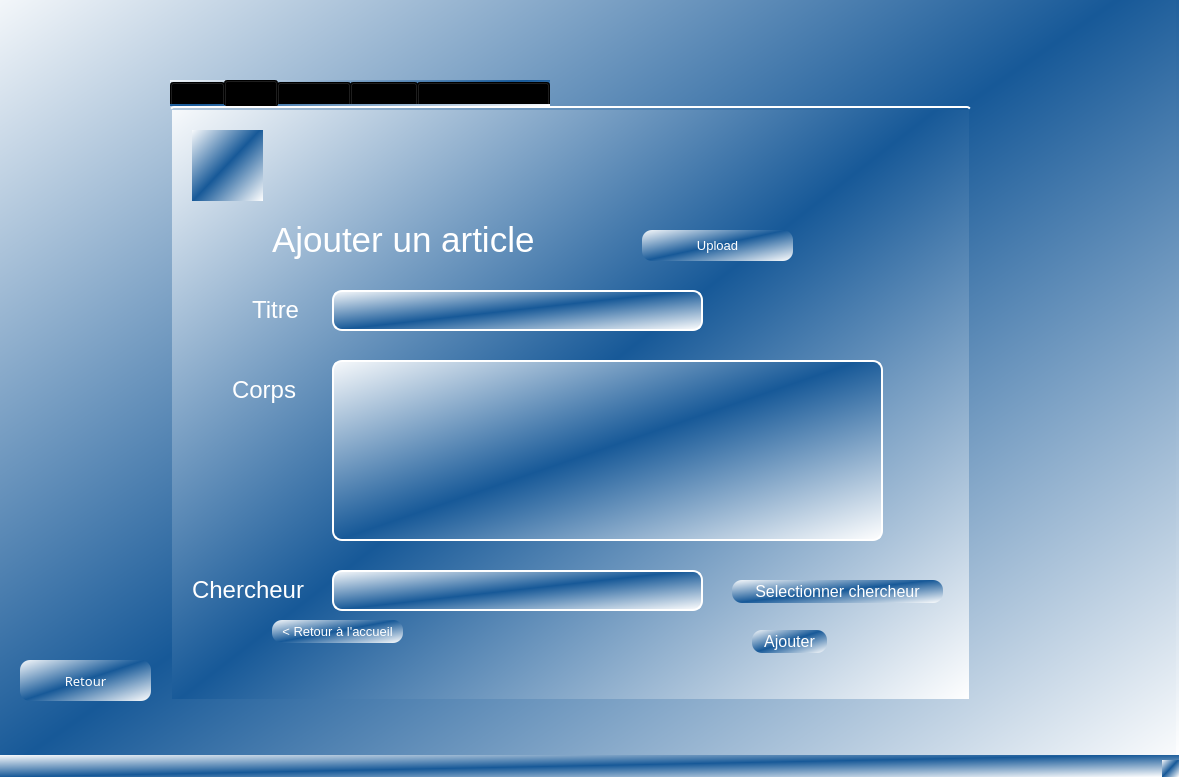
<?xml version="1.0" encoding="UTF-8"?>
<ui version="4.0">
 <class>article1</class>
 <widget class="QMainWindow" name="article1">
  <property name="geometry">
   <rect>
    <x>0</x>
    <y>0</y>
    <width>1179</width>
    <height>777</height>
   </rect>
  </property>
  <property name="windowTitle">
   <string>MainWindow</string>
  </property>
  <property name="styleSheet">
   <string notr="true">background-color: qlineargradient(spread:reflect, x1:0.478, y1:0.505682, x2:1, y2:1, stop:0 rgba(23, 89, 152, 255), stop:1 rgba(255, 255, 255, 255));</string>
  </property>
  <widget class="QWidget" name="centralwidget">
   <widget class="QTabWidget" name="tabWidget">
    <property name="geometry">
     <rect>
      <x>170</x>
      <y>80</y>
      <width>801</width>
      <height>621</height>
     </rect>
    </property>
    <property name="styleSheet">
     <string notr="true">QTabWidget::pane { /* The tab widget frame */
    border-top: 2px solid #C2C7CB;
   border-color:white;
border-top-left-radius: 4px;
    border-top-right-radius: 4px;
    min-width: 8ex;
padding: 2px;
    top: -0.5em;
}
QTabBar::tab:selected, QTabBar::tab:hover {
    background: qlineargradient(x1: 0, y1: 0, x2: 0, y2: 1,
                                stop: 0 #fafafa, stop: 0.4 #f4f4f4,
                                stop: 0.5 #e7e7e7, stop: 1.0 #fafafa);
}</string>
    </property>
    <property name="currentIndex">
     <number>1</number>
    </property>
    <widget class="QWidget" name="tab_5">
     <attribute name="title">
      <string>Menu</string>
     </attribute>
     <widget class="QPushButton" name="retourMenu_5">
      <property name="geometry">
       <rect>
        <x>280</x>
        <y>220</y>
        <width>241</width>
        <height>51</height>
       </rect>
      </property>
      <property name="font">
       <font>
        <pointsize>18</pointsize>
       </font>
      </property>
      <property name="styleSheet">
       <string notr="true">*{color:white;
     border-radius: 10px;}
QPushButton:hover { 
background-color: #81a6ce; }</string>
      </property>
      <property name="text">
       <string>Ajouter un article</string>
      </property>
     </widget>
     <widget class="QPushButton" name="retourMenu_6">
      <property name="geometry">
       <rect>
        <x>270</x>
        <y>300</y>
        <width>271</width>
        <height>51</height>
       </rect>
      </property>
      <property name="font">
       <font>
        <pointsize>18</pointsize>
       </font>
      </property>
      <property name="styleSheet">
       <string notr="true">*{color:white;
     border-radius: 10px;}
QPushButton:hover { 
background-color: #81a6ce; }</string>
      </property>
      <property name="text">
       <string>Afficher les articles</string>
      </property>
     </widget>
     <widget class="QLabel" name="label_2">
      <property name="geometry">
       <rect>
        <x>20</x>
        <y>20</y>
        <width>71</width>
        <height>71</height>
       </rect>
      </property>
      <property name="text">
       <string/>
      </property>
      <property name="pixmap">
       <pixmap>logo.png</pixmap>
      </property>
      <property name="scaledContents">
       <bool>true</bool>
      </property>
     </widget>
    </widget>
    <widget class="QWidget" name="tab_2">
     <attribute name="title">
      <string>Ajout</string>
     </attribute>
     <widget class="QPushButton" name="ajouter">
      <property name="geometry">
       <rect>
        <x>580</x>
        <y>520</y>
        <width>75</width>
        <height>23</height>
       </rect>
      </property>
      <property name="font">
       <font>
        <pointsize>12</pointsize>
       </font>
      </property>
      <property name="styleSheet">
       <string notr="true">*{color:white;
     border-radius: 10px;}
QPushButton:hover { 
background-color: #81a6ce; }</string>
      </property>
      <property name="text">
       <string>Ajouter</string>
      </property>
     </widget>
     <widget class="QLabel" name="label_6">
      <property name="geometry">
       <rect>
        <x>100</x>
        <y>100</y>
        <width>541</width>
        <height>61</height>
       </rect>
      </property>
      <property name="styleSheet">
       <string notr="true">background-color: rgba(255, 255, 255, 0);
color: rgb(255, 255, 255);</string>
      </property>
      <property name="text">
       <string>&lt;html&gt;&lt;head/&gt;&lt;body&gt;&lt;p&gt;&lt;span style=&quot; font-size:26pt;&quot;&gt;Ajouter un article&lt;/span&gt;&lt;/p&gt;&lt;/body&gt;&lt;/html&gt;</string>
      </property>
     </widget>
     <widget class="QPushButton" name="retourMenu">
      <property name="geometry">
       <rect>
        <x>100</x>
        <y>510</y>
        <width>131</width>
        <height>23</height>
       </rect>
      </property>
      <property name="font">
       <font>
        <pointsize>10</pointsize>
       </font>
      </property>
      <property name="styleSheet">
       <string notr="true">*{color:white;
     border-radius: 10px;}
QPushButton:hover { 
background-color: #81a6ce; }</string>
      </property>
      <property name="text">
       <string>&lt; Retour à l'accueil</string>
      </property>
     </widget>
     <widget class="QLineEdit" name="TITRE">
      <property name="geometry">
       <rect>
        <x>160</x>
        <y>180</y>
        <width>371</width>
        <height>41</height>
       </rect>
      </property>
      <property name="font">
       <font>
        <pointsize>12</pointsize>
       </font>
      </property>
      <property name="styleSheet">
       <string notr="true">*{  border-style: outset;
     border-width: 2px;
     border-radius: 10px;
    min-width: 10em;
  border-color: white;
 }</string>
      </property>
     </widget>
     <widget class="QLineEdit" name="TEXTE">
      <property name="geometry">
       <rect>
        <x>160</x>
        <y>250</y>
        <width>551</width>
        <height>181</height>
       </rect>
      </property>
      <property name="font">
       <font>
        <pointsize>12</pointsize>
       </font>
      </property>
      <property name="styleSheet">
       <string notr="true">*{  border-style: outset;
     border-width: 2px;
     border-radius: 10px;
    min-width: 10em;
  border-color: white;
 }</string>
      </property>
     </widget>
     <widget class="QLabel" name="label_7">
      <property name="geometry">
       <rect>
        <x>80</x>
        <y>170</y>
        <width>71</width>
        <height>61</height>
       </rect>
      </property>
      <property name="styleSheet">
       <string notr="true">background-color: rgba(255, 255, 255, 0);
color: rgb(255, 255, 255);</string>
      </property>
      <property name="text">
       <string>&lt;html&gt;&lt;head/&gt;&lt;body&gt;&lt;p&gt;&lt;span style=&quot; font-size:18pt;&quot;&gt;Titre&lt;/span&gt;&lt;/p&gt;&lt;/body&gt;&lt;/html&gt;</string>
      </property>
     </widget>
     <widget class="QLabel" name="label_8">
      <property name="geometry">
       <rect>
        <x>60</x>
        <y>250</y>
        <width>81</width>
        <height>61</height>
       </rect>
      </property>
      <property name="styleSheet">
       <string notr="true">background-color: rgba(255, 255, 255, 0);
color: rgb(255, 255, 255);</string>
      </property>
      <property name="text">
       <string>&lt;html&gt;&lt;head/&gt;&lt;body&gt;&lt;p&gt;&lt;span style=&quot; font-size:18pt;&quot;&gt;Corps&lt;/span&gt;&lt;/p&gt;&lt;/body&gt;&lt;/html&gt;</string>
      </property>
     </widget>
     <widget class="QLineEdit" name="CHERCHEUR">
      <property name="geometry">
       <rect>
        <x>160</x>
        <y>460</y>
        <width>371</width>
        <height>41</height>
       </rect>
      </property>
      <property name="font">
       <font>
        <pointsize>12</pointsize>
       </font>
      </property>
      <property name="styleSheet">
       <string notr="true">*{  border-style: outset;
     border-width: 2px;
     border-radius: 10px;
    min-width: 10em;
  border-color: white;
 }</string>
      </property>
     </widget>
     <widget class="QLabel" name="label_14">
      <property name="geometry">
       <rect>
        <x>20</x>
        <y>450</y>
        <width>141</width>
        <height>61</height>
       </rect>
      </property>
      <property name="styleSheet">
       <string notr="true">background-color: rgba(255, 255, 255, 0);
color: rgb(255, 255, 255);</string>
      </property>
      <property name="text">
       <string>&lt;html&gt;&lt;head/&gt;&lt;body&gt;&lt;p&gt;&lt;span style=&quot; font-size:18pt;&quot;&gt;Chercheur&lt;/span&gt;&lt;/p&gt;&lt;/body&gt;&lt;/html&gt;</string>
      </property>
     </widget>
     <widget class="QPushButton" name="uploadbtn">
      <property name="geometry">
       <rect>
        <x>470</x>
        <y>120</y>
        <width>151</width>
        <height>31</height>
       </rect>
      </property>
      <property name="font">
       <font>
        <pointsize>10</pointsize>
       </font>
      </property>
      <property name="styleSheet">
       <string notr="true">*{color:white;
     border-radius: 10px;}
QPushButton:hover { 
background-color: #81a6ce; }</string>
      </property>
      <property name="text">
       <string>Upload</string>
      </property>
     </widget>
     <widget class="QLabel" name="label_3">
      <property name="geometry">
       <rect>
        <x>20</x>
        <y>20</y>
        <width>71</width>
        <height>71</height>
       </rect>
      </property>
      <property name="text">
       <string/>
      </property>
      <property name="pixmap">
       <pixmap>logo.png</pixmap>
      </property>
      <property name="scaledContents">
       <bool>true</bool>
      </property>
     </widget>
     <widget class="QPushButton" name="selectionnerChercheur">
      <property name="geometry">
       <rect>
        <x>560</x>
        <y>470</y>
        <width>211</width>
        <height>23</height>
       </rect>
      </property>
      <property name="font">
       <font>
        <pointsize>12</pointsize>
       </font>
      </property>
      <property name="styleSheet">
       <string notr="true">*{color:white;
     border-radius: 10px;}
QPushButton:hover { 
background-color: #81a6ce; }</string>
      </property>
      <property name="text">
       <string>Selectionner chercheur</string>
      </property>
     </widget>
    </widget>
    <widget class="QWidget" name="tab">
     <attribute name="title">
      <string>affichage</string>
     </attribute>
     <widget class="QLabel" name="label_15">
      <property name="geometry">
       <rect>
        <x>100</x>
        <y>40</y>
        <width>321</width>
        <height>71</height>
       </rect>
      </property>
      <property name="styleSheet">
       <string notr="true">background-color: rgba(255, 255, 255, 0);</string>
      </property>
      <property name="text">
       <string>&lt;html&gt;&lt;head/&gt;&lt;body&gt;&lt;p&gt;&lt;span style=&quot; font-size:26pt; color:#ffffff;&quot;&gt;Articles&lt;/span&gt;&lt;/p&gt;&lt;/body&gt;&lt;/html&gt;</string>
      </property>
     </widget>
     <widget class="QComboBox" name="bowTri">
      <property name="geometry">
       <rect>
        <x>570</x>
        <y>70</y>
        <width>164</width>
        <height>31</height>
       </rect>
      </property>
      <property name="font">
       <font>
        <pointsize>10</pointsize>
       </font>
      </property>
      <property name="styleSheet">
       <string notr="true">*{  border-style: outset;
color:white;
     border-width: 2px;
     border-radius: 10px;
    min-width: 10em;
  border-color:white;
 }</string>
      </property>
      <item>
       <property name="text">
        <string>Trier par..</string>
       </property>
      </item>
      <item>
       <property name="text">
        <string>Titre</string>
       </property>
      </item>
      <item>
       <property name="text">
        <string>Texte</string>
       </property>
      </item>
      <item>
       <property name="text">
        <string>Identifiant</string>
       </property>
      </item>
     </widget>
     <widget class="QScrollBar" name="verticalScrollBar">
      <property name="geometry">
       <rect>
        <x>770</x>
        <y>100</y>
        <width>16</width>
        <height>471</height>
       </rect>
      </property>
      <property name="orientation">
       <enum>Qt::Vertical</enum>
      </property>
     </widget>
     <widget class="QTableView" name="affichage">
      <property name="geometry">
       <rect>
        <x>90</x>
        <y>150</y>
        <width>451</width>
        <height>331</height>
       </rect>
      </property>
      <property name="sizePolicy">
       <sizepolicy hsizetype="Expanding" vsizetype="Expanding">
        <horstretch>10</horstretch>
        <verstretch>10</verstretch>
       </sizepolicy>
      </property>
      <property name="font">
       <font>
        <pointsize>14</pointsize>
       </font>
      </property>
     </widget>
     <widget class="QPushButton" name="retourMenu_2">
      <property name="geometry">
       <rect>
        <x>80</x>
        <y>530</y>
        <width>131</width>
        <height>23</height>
       </rect>
      </property>
      <property name="font">
       <font>
        <pointsize>10</pointsize>
       </font>
      </property>
      <property name="styleSheet">
       <string notr="true">*{color:white;
     border-radius: 10px;}
QPushButton:hover { 
background-color: #81a6ce; }</string>
      </property>
      <property name="text">
       <string>&lt; Retour à l'accueil</string>
      </property>
     </widget>
     <widget class="QPushButton" name="triAlpha">
      <property name="geometry">
       <rect>
        <x>560</x>
        <y>60</y>
        <width>201</width>
        <height>41</height>
       </rect>
      </property>
      <property name="font">
       <font>
        <pointsize>10</pointsize>
       </font>
      </property>
      <property name="styleSheet">
       <string notr="true">*{color:white;
     border-radius: 10px;}
QPushButton:hover { 
background-color: #81a6ce; }</string>
      </property>
      <property name="text">
       <string>Ordre alphabetique</string>
      </property>
     </widget>
     <widget class="QLabel" name="label_17">
      <property name="geometry">
       <rect>
        <x>600</x>
        <y>30</y>
        <width>91</width>
        <height>21</height>
       </rect>
      </property>
      <property name="font">
       <font>
        <pointsize>11</pointsize>
       </font>
      </property>
      <property name="styleSheet">
       <string notr="true">background-color: rgba(255, 255, 255, 0);</string>
      </property>
      <property name="text">
       <string>&lt;html&gt;&lt;head/&gt;&lt;body&gt;&lt;p&gt;&lt;span style=&quot; font-size:14pt; color:#ffffff;&quot;&gt;Trier par:&lt;/span&gt;&lt;/p&gt;&lt;/body&gt;&lt;/html&gt;</string>
      </property>
     </widget>
     <widget class="QPushButton" name="triAlphaDesc">
      <property name="geometry">
       <rect>
        <x>560</x>
        <y>110</y>
        <width>201</width>
        <height>41</height>
       </rect>
      </property>
      <property name="font">
       <font>
        <pointsize>10</pointsize>
       </font>
      </property>
      <property name="styleSheet">
       <string notr="true">*{color:white;
     border-radius: 10px;}
QPushButton:hover { 
background-color: #81a6ce; }</string>
      </property>
      <property name="text">
       <string>Ordre alphabetique descendant</string>
      </property>
     </widget>
     <widget class="QPushButton" name="triIdentifiant">
      <property name="geometry">
       <rect>
        <x>560</x>
        <y>160</y>
        <width>201</width>
        <height>41</height>
       </rect>
      </property>
      <property name="font">
       <font>
        <pointsize>10</pointsize>
       </font>
      </property>
      <property name="styleSheet">
       <string notr="true">*{color:white;
     border-radius: 10px;}
QPushButton:hover { 
background-color: #81a6ce; }</string>
      </property>
      <property name="text">
       <string>Date d'ajout</string>
      </property>
     </widget>
     <widget class="QPushButton" name="telecharger">
      <property name="geometry">
       <rect>
        <x>530</x>
        <y>520</y>
        <width>131</width>
        <height>23</height>
       </rect>
      </property>
      <property name="font">
       <font>
        <pointsize>10</pointsize>
       </font>
      </property>
      <property name="styleSheet">
       <string notr="true">*{color:white;
     border-radius: 10px;}
QPushButton:hover { 
background-color: #81a6ce; }</string>
      </property>
      <property name="text">
       <string>Telecharger</string>
      </property>
     </widget>
     <widget class="QLineEdit" name="RECHERCHER">
      <property name="geometry">
       <rect>
        <x>90</x>
        <y>100</y>
        <width>251</width>
        <height>41</height>
       </rect>
      </property>
      <property name="font">
       <font>
        <pointsize>12</pointsize>
       </font>
      </property>
      <property name="styleSheet">
       <string notr="true">*{  border-style: outset;
     border-width: 2px;
     border-radius: 10px;
    min-width: 10em;
  border-color: white;
 }</string>
      </property>
     </widget>
     <widget class="QPushButton" name="boutonRech">
      <property name="geometry">
       <rect>
        <x>350</x>
        <y>100</y>
        <width>151</width>
        <height>31</height>
       </rect>
      </property>
      <property name="font">
       <font>
        <pointsize>10</pointsize>
       </font>
      </property>
      <property name="styleSheet">
       <string notr="true">*{color:white;
     border-radius: 10px;}
QPushButton:hover { 
background-color: #81a6ce; }</string>
      </property>
      <property name="text">
       <string>Rechercher</string>
      </property>
     </widget>
     <widget class="QPushButton" name="statistiques">
      <property name="geometry">
       <rect>
        <x>580</x>
        <y>380</y>
        <width>151</width>
        <height>31</height>
       </rect>
      </property>
      <property name="font">
       <font>
        <pointsize>10</pointsize>
       </font>
      </property>
      <property name="styleSheet">
       <string notr="true">*{color:white;
     border-radius: 10px;}
QPushButton:hover { 
background-color: #81a6ce; }</string>
      </property>
      <property name="text">
       <string>Statistiques</string>
      </property>
     </widget>
     <widget class="QLabel" name="label_4">
      <property name="geometry">
       <rect>
        <x>10</x>
        <y>20</y>
        <width>71</width>
        <height>71</height>
       </rect>
      </property>
      <property name="text">
       <string/>
      </property>
      <property name="pixmap">
       <pixmap>logo.png</pixmap>
      </property>
      <property name="scaledContents">
       <bool>true</bool>
      </property>
     </widget>
    </widget>
    <widget class="QWidget" name="tab_4">
     <attribute name="title">
      <string>Modifier</string>
     </attribute>
     <widget class="QPushButton" name="modifbutton">
      <property name="geometry">
       <rect>
        <x>530</x>
        <y>430</y>
        <width>191</width>
        <height>23</height>
       </rect>
      </property>
      <property name="font">
       <font>
        <pointsize>10</pointsize>
       </font>
      </property>
      <property name="styleSheet">
       <string notr="true">*{color:white;
     border-radius: 10px;}
QPushButton:hover { 
background-color: #81a6ce; }</string>
      </property>
      <property name="text">
       <string>Enregistrer les changements</string>
      </property>
     </widget>
     <widget class="QScrollBar" name="verticalScrollBar_3">
      <property name="geometry">
       <rect>
        <x>760</x>
        <y>50</y>
        <width>20</width>
        <height>431</height>
       </rect>
      </property>
      <property name="orientation">
       <enum>Qt::Vertical</enum>
      </property>
     </widget>
     <widget class="QLineEdit" name="titremodif">
      <property name="geometry">
       <rect>
        <x>190</x>
        <y>60</y>
        <width>371</width>
        <height>41</height>
       </rect>
      </property>
      <property name="font">
       <font>
        <pointsize>12</pointsize>
       </font>
      </property>
      <property name="styleSheet">
       <string notr="true">*{  border-style: outset;
     border-width: 2px;
     border-radius: 10px;
    min-width: 10em;
  border-color: white;
 }</string>
      </property>
     </widget>
     <widget class="QLineEdit" name="textemodif">
      <property name="geometry">
       <rect>
        <x>190</x>
        <y>120</y>
        <width>371</width>
        <height>191</height>
       </rect>
      </property>
      <property name="font">
       <font>
        <pointsize>12</pointsize>
       </font>
      </property>
      <property name="styleSheet">
       <string notr="true">*{  border-style: outset;
     border-width: 2px;
     border-radius: 10px;
    min-width: 10em;
  border-color: white;
 }</string>
      </property>
     </widget>
     <widget class="QLineEdit" name="IDENTIFIANT">
      <property name="geometry">
       <rect>
        <x>190</x>
        <y>10</y>
        <width>371</width>
        <height>41</height>
       </rect>
      </property>
      <property name="font">
       <font>
        <pointsize>12</pointsize>
       </font>
      </property>
      <property name="styleSheet">
       <string notr="true">*{  border-style: outset;
     border-width: 2px;
     border-radius: 10px;
    min-width: 10em;
  border-color: white;
 }</string>
      </property>
     </widget>
     <widget class="QLabel" name="label_9">
      <property name="geometry">
       <rect>
        <x>90</x>
        <y>50</y>
        <width>61</width>
        <height>61</height>
       </rect>
      </property>
      <property name="styleSheet">
       <string notr="true">background-color: rgba(255, 255, 255, 0);
color: rgb(255, 255, 255);</string>
      </property>
      <property name="text">
       <string>&lt;html&gt;&lt;head/&gt;&lt;body&gt;&lt;p&gt;&lt;span style=&quot; font-size:18pt;&quot;&gt;Titre&lt;/span&gt;&lt;/p&gt;&lt;/body&gt;&lt;/html&gt;</string>
      </property>
     </widget>
     <widget class="QLabel" name="label_10">
      <property name="geometry">
       <rect>
        <x>60</x>
        <y>190</y>
        <width>101</width>
        <height>61</height>
       </rect>
      </property>
      <property name="styleSheet">
       <string notr="true">background-color: rgba(255, 255, 255, 0);
color: rgb(255, 255, 255);</string>
      </property>
      <property name="text">
       <string>&lt;html&gt;&lt;head/&gt;&lt;body&gt;&lt;p&gt;&lt;span style=&quot; font-size:18pt;&quot;&gt;Corps&lt;/span&gt;&lt;/p&gt;&lt;/body&gt;&lt;/html&gt;</string>
      </property>
     </widget>
     <widget class="QLabel" name="label_11">
      <property name="geometry">
       <rect>
        <x>40</x>
        <y>0</y>
        <width>141</width>
        <height>61</height>
       </rect>
      </property>
      <property name="styleSheet">
       <string notr="true">background-color: rgba(255, 255, 255, 0);
color: rgb(255, 255, 255);</string>
      </property>
      <property name="text">
       <string>&lt;html&gt;&lt;head/&gt;&lt;body&gt;&lt;p&gt;&lt;span style=&quot; font-size:18pt;&quot;&gt;Identifiant&lt;/span&gt;&lt;/p&gt;&lt;/body&gt;&lt;/html&gt;</string>
      </property>
     </widget>
     <widget class="QPushButton" name="retourMenu_4">
      <property name="geometry">
       <rect>
        <x>130</x>
        <y>430</y>
        <width>171</width>
        <height>31</height>
       </rect>
      </property>
      <property name="font">
       <font>
        <pointsize>10</pointsize>
       </font>
      </property>
      <property name="styleSheet">
       <string notr="true">*{color:white;
     border-radius: 10px;}
QPushButton:hover { 
background-color: #81a6ce; }</string>
      </property>
      <property name="text">
       <string>&lt; Retour à l'accueil</string>
      </property>
     </widget>
     <widget class="QPushButton" name="supprimer">
      <property name="geometry">
       <rect>
        <x>380</x>
        <y>430</y>
        <width>121</width>
        <height>23</height>
       </rect>
      </property>
      <property name="font">
       <font>
        <pointsize>12</pointsize>
       </font>
      </property>
      <property name="styleSheet">
       <string notr="true">*{color:white;
     border-radius: 10px;}
QPushButton:hover { 
background-color: #81a6ce; }</string>
      </property>
      <property name="text">
       <string>Supprimer</string>
      </property>
     </widget>
     <widget class="QPushButton" name="qrcodepb">
      <property name="geometry">
       <rect>
        <x>610</x>
        <y>90</y>
        <width>121</width>
        <height>23</height>
       </rect>
      </property>
      <property name="font">
       <font>
        <pointsize>12</pointsize>
       </font>
      </property>
      <property name="styleSheet">
       <string notr="true">*{color:white;
     border-radius: 10px;}
QPushButton:hover { 
background-color: #81a6ce; }</string>
      </property>
      <property name="text">
       <string>QR</string>
      </property>
     </widget>
     <widget class="QLabel" name="qrcode">
      <property name="geometry">
       <rect>
        <x>600</x>
        <y>140</y>
        <width>150</width>
        <height>150</height>
       </rect>
      </property>
      <property name="text">
       <string/>
      </property>
     </widget>
     <widget class="QLineEdit" name="chercheurmodif">
      <property name="geometry">
       <rect>
        <x>190</x>
        <y>340</y>
        <width>371</width>
        <height>41</height>
       </rect>
      </property>
      <property name="font">
       <font>
        <pointsize>12</pointsize>
       </font>
      </property>
      <property name="styleSheet">
       <string notr="true">*{  border-style: outset;
     border-width: 2px;
     border-radius: 10px;
    min-width: 10em;
  border-color: white;
 }</string>
      </property>
     </widget>
     <widget class="QLabel" name="label_13">
      <property name="geometry">
       <rect>
        <x>40</x>
        <y>330</y>
        <width>141</width>
        <height>61</height>
       </rect>
      </property>
      <property name="styleSheet">
       <string notr="true">background-color: rgba(255, 255, 255, 0);
color: rgb(255, 255, 255);</string>
      </property>
      <property name="text">
       <string>&lt;html&gt;&lt;head/&gt;&lt;body&gt;&lt;p&gt;&lt;span style=&quot; font-size:18pt;&quot;&gt;Chercheur&lt;/span&gt;&lt;/p&gt;&lt;/body&gt;&lt;/html&gt;</string>
      </property>
     </widget>
    </widget>
    <widget class="QWidget" name="tab_3">
     <attribute name="title">
      <string>Selection Chercheur</string>
     </attribute>
     <widget class="QLabel" name="label_16">
      <property name="geometry">
       <rect>
        <x>80</x>
        <y>60</y>
        <width>661</width>
        <height>71</height>
       </rect>
      </property>
      <property name="styleSheet">
       <string notr="true">background-color: rgba(255, 255, 255, 0);</string>
      </property>
      <property name="text">
       <string>&lt;html&gt;&lt;head/&gt;&lt;body&gt;&lt;p&gt;&lt;span style=&quot; font-size:26pt; color:#ffffff;&quot;&gt;Veuillez sélectionner un chercheur&lt;/span&gt;&lt;/p&gt;&lt;/body&gt;&lt;/html&gt;</string>
      </property>
     </widget>
     <widget class="QTableView" name="chercheurArticle">
      <property name="geometry">
       <rect>
        <x>170</x>
        <y>180</y>
        <width>451</width>
        <height>331</height>
       </rect>
      </property>
      <property name="sizePolicy">
       <sizepolicy hsizetype="Expanding" vsizetype="Expanding">
        <horstretch>10</horstretch>
        <verstretch>10</verstretch>
       </sizepolicy>
      </property>
      <property name="font">
       <font>
        <pointsize>14</pointsize>
       </font>
      </property>
     </widget>
    </widget>
   </widget>
   <widget class="QLabel" name="label">
    <property name="geometry">
     <rect>
      <x>-15</x>
      <y>-5</y>
      <width>1191</width>
      <height>781</height>
     </rect>
    </property>
    <property name="text">
     <string/>
    </property>
    <property name="pixmap">
     <pixmap>cto.jpg</pixmap>
    </property>
   </widget>
   <widget class="QPushButton" name="retour">
    <property name="geometry">
     <rect>
      <x>20</x>
      <y>660</y>
      <width>131</width>
      <height>41</height>
     </rect>
    </property>
    <property name="font">
     <font>
      <family>Gill Sans MT</family>
      <pointsize>10</pointsize>
     </font>
    </property>
    <property name="styleSheet">
     <string notr="true">QPushButton:hover { background-color: #66c011; }
*{color:white;
     border-radius: 10px;}</string>
    </property>
    <property name="text">
     <string>Retour</string>
    </property>
    <property name="icon">
     <iconset>
      <normaloff>back.png</normaloff>back.png</iconset>
    </property>
    <property name="iconSize">
     <size>
      <width>27</width>
      <height>22</height>
     </size>
    </property>
   </widget>
   <zorder>label</zorder>
   <zorder>tabWidget</zorder>
   <zorder>retour</zorder>
  </widget>
  <widget class="QStatusBar" name="statusbar"/>
 </widget>
 <resources/>
 <connections/>
</ui>
